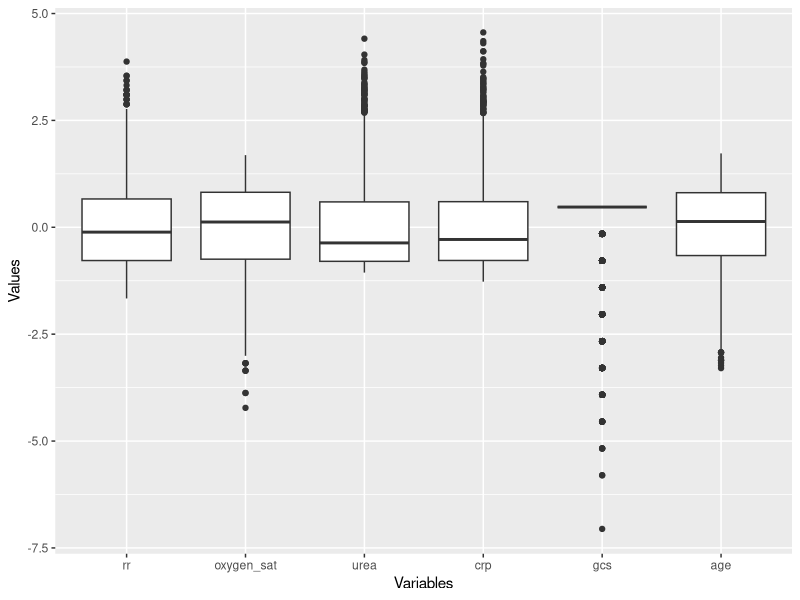

Write the R code that produced this figure.
## Install packages ####
library(readxl)
library(dplyr)
library(magrittr)
library(ggplot2)


## Load dataset ####
covidpredict <- readxl::read_excel('covidpredict-1.xlsx')
View(covidpredict)

# select only patients recruited between 6 Feb - 20 May (indicated as 'dev')
# and remove 'set' column
covidpredict.training <- covidpredict %>%
  dplyr::filter(set == 'dev') %>%
  as.data.frame()

covidpredict.training %<>% select(., -set)

## descriptive statistics ####
summary(covidpredict.training)

#change binary/categorical variables to their respective datatype
covidpredict.training$female %<>% as.factor()
covidpredict.training$comorbidity %<>% as.factor()
covidpredict.training$mortality %<>% as.factor()
covidpredict.training$date %<>% as.Date()

#check for missing values
sapply(covidpredict.training, function(x) sum(is.na(x)))

#check for length of each column
sapply(covidpredict.training, function(x) length(x))

#graph boxplots for scaled data
covidpredict.training %>%
  select(., -date, -female, -mortality, -comorbidity) %>%
  scale()  %>%
  data.frame() %>%
  stack() %>%
  ggplot(aes(x=ind, y=values)) +
  geom_boxplot() +
  xlab('Variables') +
  ylab('Values')

## Generalized Linear Model ####
glm.covidpredict <- glm(data = covidpredict.training,
                        formula = mortality ~ female + comorbidity + rr +
                          oxygen_sat + urea + crp + gcs + age,
                        family = binomial)
summary(glm.covidpredict)

## Assignment 2: personal risk score ####
new_data <- data.frame(female=as.factor(0), comorbidity=as.factor(1), rr=22, oxygen_sat=94,
                       gcs=15, urea=7, crp=84.9, age=27)
new_data

stats::predict(glm.covidpredict, new_data, type='response')

## Assignment 3: 47 year old personal risk score ####
new_data.47 <- data.frame(female=as.factor(0), comorbidity=as.factor(1), rr=22, oxygen_sat=94,
                       gcs=15, urea=7, crp=84.9, age=47)
new_data.47

stats::predict(glm.covidpredict, new_data.47, type='response')

## Assignment 4: 70 year old personal risk score ####
new_data.77 <- data.frame(female=as.factor(0), comorbidity=as.factor(1), rr=22, oxygen_sat=94,
                          gcs=15, urea=7, crp=84.9, age=77)
new_data.77

stats::predict(glm.covidpredict, new_data.77, type='response')

## Assignment 5 ####
new_data.76 <- data.frame(female=as.factor(0), comorbidity=as.factor(2), rr=35, oxygen_sat=76,
                          gcs=15, urea=34, crp=200, age=77)

new_data.76

stats::predict.glm(glm.covidpredict, new_data.76, type = 'response')
